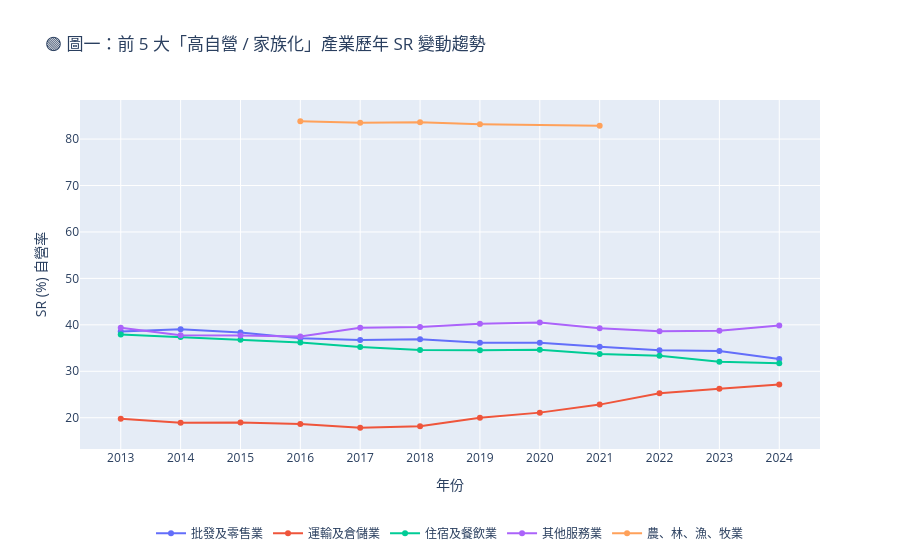
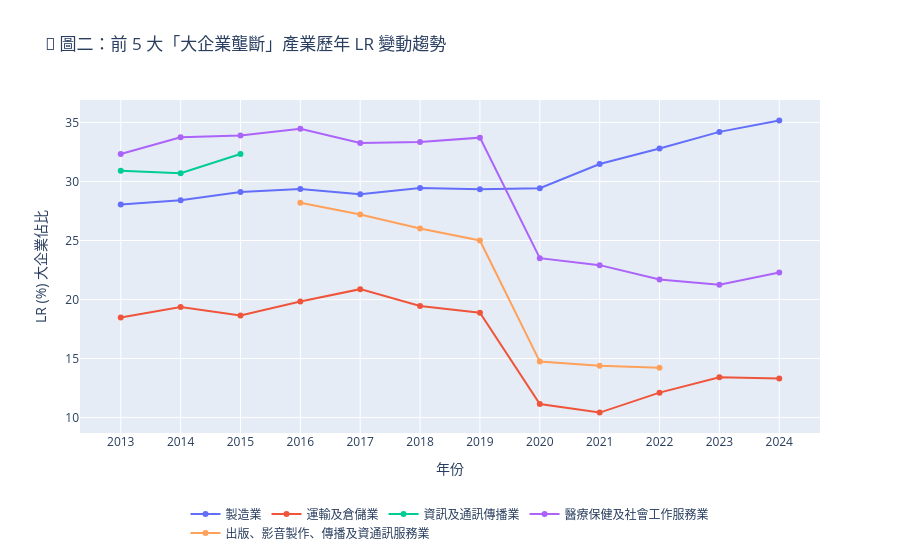
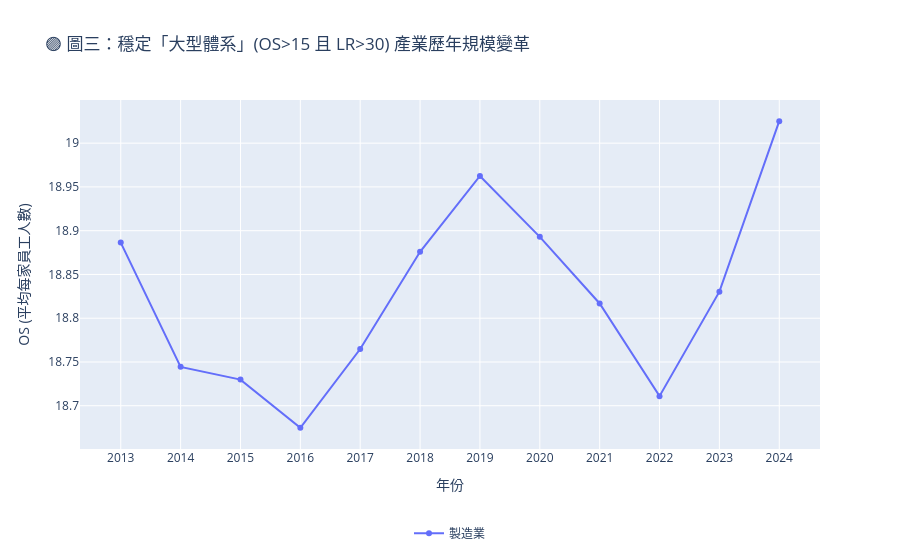

Notebook cell for these charts, in order:
### Markdown cell above
#### 步驟六：繪製產業動態趨勢折線圖 
選用 `Plotly` 模組，能夠在畫面中渲染出流暢互動的動態折線圖。
- **歷年資料庫重建**：因為前述步驟計算的是「10 年全期大平均」，這裡重新使用 `pd.merge()` 對齊三份原始報表，算出各行業 2013-2024 年「每一年的 SR、LR、OS 數值」，作為繪圖的 X 軸與 Y 軸基礎。
- **客製化繪圖函式 (`plot_trend`)**：自定義專用的畫圖函式。只要傳入「產業名單」與「想觀察的指標」，就會自動生成折線圖。
- **完美版面設定 (`update_layout`)**：為了讓圖表的視野最大化，將圖例 (Legend) 改為水平排列 (`orientation="h"`) 並移至圖表正下方，把左右空間完全還給折線圖。
- **生成三張關鍵報表**：
   - 🟢 圖一：觀察高自營/家族化產業的「SR (自營率)」變動。
   - 🔵 圖二：觀察大企業壟斷產業的「LR (大企業佔比)」變動。
   - 🟣 圖三：觀察穩定大型體系的「OS (平均每家員工人數)」變革。

> 💡 **互動提示：** 指標生成後，您可以將游標懸浮於折線上的小圓點查看確切數字，或是點擊圖表下方的「產業名稱」來單獨隱藏/顯示特定產業的線條。

### Code cell
import plotly.express as px

# 1. 重建歷年資料庫：為了能畫出任意產業的歷年折線，我們先建立一個包含「所有年份、所有產業」的總表
#    將原始三張表的數字洗乾淨
df_employment['val'] = pd.to_numeric(df_employment['全部企業(千人)'].astype(str).str.replace(',', ''), errors='coerce')
df_employed['val_total'] = pd.to_numeric(df_employed['全部企業(千人)'].astype(str).str.replace(',', ''), errors='coerce')
df_employed['val_large'] = pd.to_numeric(df_employed['大企業(千人)'].astype(str).str.replace(',', ''), errors='coerce')
df_company['val_comp'] = pd.to_numeric(df_company['全部企業(家)'].astype(str).str.replace(',', ''), errors='coerce')

#    用 merge 精準合併三張表的歷年數據
df_trend = pd.merge(df_employment[['年度', '行業別', 'val']], 
                    df_employed[['年度', '行業別', 'val_total', 'val_large']], on=['年度', '行業別'])
df_trend = pd.merge(df_trend, 
                    df_company[['年度', '行業別', 'val_comp']], on=['年度', '行業別'])

#    計算歷年每個產業的 OS、SR、LR
df_trend['SR'] = ((df_trend['val'] - df_trend['val_total']) / df_trend['val']) * 100
df_trend['LR'] = (df_trend['val_large'] / df_trend['val_total']) * 100
df_trend['OS'] = (df_trend['val_total'] * 1000) / df_trend['val_comp']


# 2. 定義繪圖專用機器 (小函式)：只要丟知名單、告訴要畫什麼指標，它就會自動生成圖表！
def plot_trend(target_list, y_col, y_title, chart_title):
    # 篩選名單
    df_plot = df_trend[df_trend['行業別'].isin(target_list)]
    
    # 使用 Plotly 畫線
    fig = px.line(
        df_plot, x='年度', y=y_col, color='行業別', markers=True,
        labels={'年度': '年份', y_col: y_title}, title=chart_title
    )
    
    # ✅ 調整圖表版面 (重點新增區塊)
    fig.update_layout(
        xaxis=dict(type='category'),   # 強制年份一格一格完美顯示
        legend=dict(
            orientation="h",           # h 代表水平排列 (Horizontal)
            yanchor="top",             # 對齊基準點設為上方
            y=-0.2,                    # 把它塞到圖表(Y軸的0點)下方，留出一點空白 (-0.2)
            xanchor="center",          # X軸對齊基準點為置中
            x=0.5,                     # 放在畫面正中央
            title=None                 # 隱藏 "行業別" 這個圖例標題以節省更多空間
        ),
        margin=dict(b=100)             # 在最下面預留 100px 的空間，避免圖例被切掉
    )
    
    fig.show()

    
# 3. 施放魔法：一口氣畫出你要的 3 張圖表！

# 📈 圖表 1：前 5 大「高自營 / 家族化」產業 (觀察 SR 指標)
plot_trend(
    target_list=df_top_sr['行業別'].tolist(),
    y_col='SR',
    y_title='SR (%) 自營率',
    chart_title='🟢 圖一：前 5 大「高自營 / 家族化」產業歷年 SR 變動趨勢'
)

# 📈 圖表 2：前 5 大「大企業壟斷」產業 (觀察 LR 指標)
plot_trend(
    target_list=df_top_lr['行業別'].tolist(),
    y_col='LR',
    y_title='LR (%) 大企業佔比',
    chart_title='🔵 圖二：前 5 大「大企業壟斷」產業歷年 LR 變動趨勢'
)

# 📈 圖表 3：穩定的「大型體系」產業 (觀察 OS 平均組織規模)
plot_trend(
    target_list=df_big_system['行業別'].tolist(),
    y_col='OS',
    y_title='OS (平均每家員工人數)',
    chart_title='🟣 圖三：穩定「大型體系」(OS>15 且 LR>30) 產業歷年規模變革'
)

### Figure 1 — Plotly figure (JSON) as saved in the notebook; plotly's stock layout.template omitted (floating-point values rounded to 4 significant figures)
{"data": [{"hovertemplate": "行業別=批發及零售業<br>年份=%{x}<br>SR (%) 自營率=%{y}<extra></extra>", "legendgroup": "批發及零售業", "line": {"color": "#636efa", "dash": "solid"}, "marker": {"symbol": "circle"}, "mode": "lines+markers", "name": "批發及零售業", "orientation": "v", "showlegend": true, "type": "scatter", "x": [2013, 2014, 2015, 2016, 2017, 2018, 2019, 2020, 2021, 2022, 2023, 2024], "xaxis": "x", "y": [38.58, 39.07, 38.33, 37.13, 36.75, 36.88, 36.14, 36.12, 35.3, 34.54, 34.35, 32.66], "yaxis": "y"}, {"hovertemplate": "行業別=運輸及倉儲業<br>年份=%{x}<br>SR (%) 自營率=%{y}<extra></extra>", "legendgroup": "運輸及倉儲業", "line": {"color": "#EF553B", "dash": "solid"}, "marker": {"symbol": "circle"}, "mode": "lines+markers", "name": "運輸及倉儲業", "orientation": "v", "showlegend": true, "type": "scatter", "x": [2013, 2014, 2015, 2016, 2017, 2018, 2019, 2020, 2021, 2022, 2023, 2024], "xaxis": "x", "y": [19.76, 18.94, 18.99, 18.64, 17.83, 18.16, 20.0, 21.1, 22.83, 25.26, 26.26, 27.13], "yaxis": "y"}, {"hovertemplate": "行業別=住宿及餐飲業<br>年份=%{x}<br>SR (%) 自營率=%{y}<extra></extra>", "legendgroup": "住宿及餐飲業", "line": {"color": "#00cc96", "dash": "solid"}, "marker": {"symbol": "circle"}, "mode": "lines+markers", "name": "住宿及餐飲業", "orientation": "v", "showlegend": true, "type": "scatter", "x": [2013, 2014, 2015, 2016, 2017, 2018, 2019, 2020, 2021, 2022, 2023, 2024], "xaxis": "x", "y": [37.94, 37.37, 36.78, 36.2, 35.22, 34.61, 34.55, 34.66, 33.73, 33.33, 32.04, 31.74], "yaxis": "y"}, {"hovertemplate": "行業別=其他服務業<br>年份=%{x}<br>SR (%) 自營率=%{y}<extra></extra>", "legendgroup": "其他服務業", "line": {"color": "#ab63fa", "dash": "solid"}, "marker": {"symbol": "circle"}, "mode": "lines+markers", "name": "其他服務業", "orientation": "v", "showlegend": true, "type": "scatter", "x": [2013, 2014, 2015, 2016, 2017, 2018, 2019, 2020, 2021, 2022, 2023, 2024], "xaxis": "x", "y": [39.37, 37.75, 37.73, 37.48, 39.38, 39.53, 40.22, 40.5, 39.25, 38.64, 38.7, 39.86], "yaxis": "y"}, {"hovertemplate": "行業別=農、林、漁、牧業<br>年份=%{x}<br>SR (%) 自營率=%{y}<extra></extra>", "legendgroup": "農、林、漁、牧業", "line": {"color": "#FFA15A", "dash": "solid"}, "marker": {"symbol": "circle"}, "mode": "lines+markers", "name": "農、林、漁、牧業", "orientation": "v", "showlegend": true, "type": "scatter", "x": [2016, 2017, 2018, 2019, 2021], "xaxis": "x", "y": [83.84, 83.48, 83.6, 83.18, 82.84], "yaxis": "y"}], "layout": {"legend": {"orientation": "h", "title": {}, "tracegroupgap": 0, "x": 0.5, "xanchor": "center", "y": -0.2, "yanchor": "top"}, "margin": {"b": 100}, "title": {"text": "🟢 圖一：前 5 大「高自營 / 家族化」產業歷年 SR 變動趨勢"}, "xaxis": {"anchor": "y", "domain": [0, 1], "title": {"text": "年份"}, "type": "category"}, "yaxis": {"anchor": "x", "domain": [0, 1], "title": {"text": "SR (%) 自營率"}}}}

### Figure 2 — Plotly figure (JSON) as saved in the notebook; plotly's stock layout.template omitted (floating-point values rounded to 4 significant figures)
{"data": [{"hovertemplate": "行業別=製造業<br>年份=%{x}<br>LR (%) 大企業佔比=%{y}<extra></extra>", "legendgroup": "製造業", "line": {"color": "#636efa", "dash": "solid"}, "marker": {"symbol": "circle"}, "mode": "lines+markers", "name": "製造業", "orientation": "v", "showlegend": true, "type": "scatter", "x": [2013, 2014, 2015, 2016, 2017, 2018, 2019, 2020, 2021, 2022, 2023, 2024], "xaxis": "x", "y": [28.05, 28.41, 29.1, 29.37, 28.91, 29.46, 29.33, 29.42, 31.48, 32.79, 34.2, 35.17], "yaxis": "y"}, {"hovertemplate": "行業別=運輸及倉儲業<br>年份=%{x}<br>LR (%) 大企業佔比=%{y}<extra></extra>", "legendgroup": "運輸及倉儲業", "line": {"color": "#EF553B", "dash": "solid"}, "marker": {"symbol": "circle"}, "mode": "lines+markers", "name": "運輸及倉儲業", "orientation": "v", "showlegend": true, "type": "scatter", "x": [2013, 2014, 2015, 2016, 2017, 2018, 2019, 2020, 2021, 2022, 2023, 2024], "xaxis": "x", "y": [18.48, 19.37, 18.64, 19.83, 20.88, 19.45, 18.89, 11.14, 10.42, 12.11, 13.42, 13.32], "yaxis": "y"}, {"hovertemplate": "行業別=資訊及通訊傳播業<br>年份=%{x}<br>LR (%) 大企業佔比=%{y}<extra></extra>", "legendgroup": "資訊及通訊傳播業", "line": {"color": "#00cc96", "dash": "solid"}, "marker": {"symbol": "circle"}, "mode": "lines+markers", "name": "資訊及通訊傳播業", "orientation": "v", "showlegend": true, "type": "scatter", "x": [2013, 2014, 2015], "xaxis": "x", "y": [30.91, 30.7, 32.33], "yaxis": "y"}, {"hovertemplate": "行業別=醫療保健及社會工作服務業<br>年份=%{x}<br>LR (%) 大企業佔比=%{y}<extra></extra>", "legendgroup": "醫療保健及社會工作服務業", "line": {"color": "#ab63fa", "dash": "solid"}, "marker": {"symbol": "circle"}, "mode": "lines+markers", "name": "醫療保健及社會工作服務業", "orientation": "v", "showlegend": true, "type": "scatter", "x": [2013, 2014, 2015, 2016, 2017, 2018, 2019, 2020, 2021, 2022, 2023, 2024], "xaxis": "x", "y": [32.32, 33.75, 33.9, 34.46, 33.25, 33.33, 33.71, 23.5, 22.91, 21.69, 21.26, 22.29], "yaxis": "y"}, {"hovertemplate": "行業別=出版、影音製作、傳播及資通訊服務業<br>年份=%{x}<br>LR (%) 大企業佔比=%{y}<extra></extra>", "legendgroup": "出版、影音製作、傳播及資通訊服務業", "line": {"color": "#FFA15A", "dash": "solid"}, "marker": {"symbol": "circle"}, "mode": "lines+markers", "name": "出版、影音製作、傳播及資通訊服務業", "orientation": "v", "showlegend": true, "type": "scatter", "x": [2016, 2017, 2018, 2019, 2020, 2021, 2022], "xaxis": "x", "y": [28.21, 27.2, 26.02, 25.0, 14.74, 14.4, 14.23], "yaxis": "y"}], "layout": {"legend": {"orientation": "h", "title": {}, "tracegroupgap": 0, "x": 0.5, "xanchor": "center", "y": -0.2, "yanchor": "top"}, "margin": {"b": 100}, "title": {"text": "🔵 圖二：前 5 大「大企業壟斷」產業歷年 LR 變動趨勢"}, "xaxis": {"anchor": "y", "domain": [0, 1], "title": {"text": "年份"}, "type": "category"}, "yaxis": {"anchor": "x", "domain": [0, 1], "title": {"text": "LR (%) 大企業佔比"}}}}

### Figure 3 — Plotly figure (JSON) as saved in the notebook; plotly's stock layout.template omitted (floating-point values rounded to 4 significant figures)
{"data": [{"hovertemplate": "行業別=製造業<br>年份=%{x}<br>OS (平均每家員工人數)=%{y}<extra></extra>", "legendgroup": "製造業", "line": {"color": "#636efa", "dash": "solid"}, "marker": {"symbol": "circle"}, "mode": "lines+markers", "name": "製造業", "orientation": "v", "showlegend": true, "type": "scatter", "x": [2013, 2014, 2015, 2016, 2017, 2018, 2019, 2020, 2021, 2022, 2023, 2024], "xaxis": "x", "y": [18.89, 18.74, 18.73, 18.67, 18.76, 18.88, 18.96, 18.89, 18.82, 18.71, 18.83, 19.03], "yaxis": "y"}], "layout": {"legend": {"orientation": "h", "title": {}, "tracegroupgap": 0, "x": 0.5, "xanchor": "center", "y": -0.2, "yanchor": "top"}, "margin": {"b": 100}, "title": {"text": "🟣 圖三：穩定「大型體系」(OS>15 且 LR>30) 產業歷年規模變革"}, "xaxis": {"anchor": "y", "domain": [0, 1], "title": {"text": "年份"}, "type": "category"}, "yaxis": {"anchor": "x", "domain": [0, 1], "title": {"text": "OS (平均每家員工人數)"}}}}
